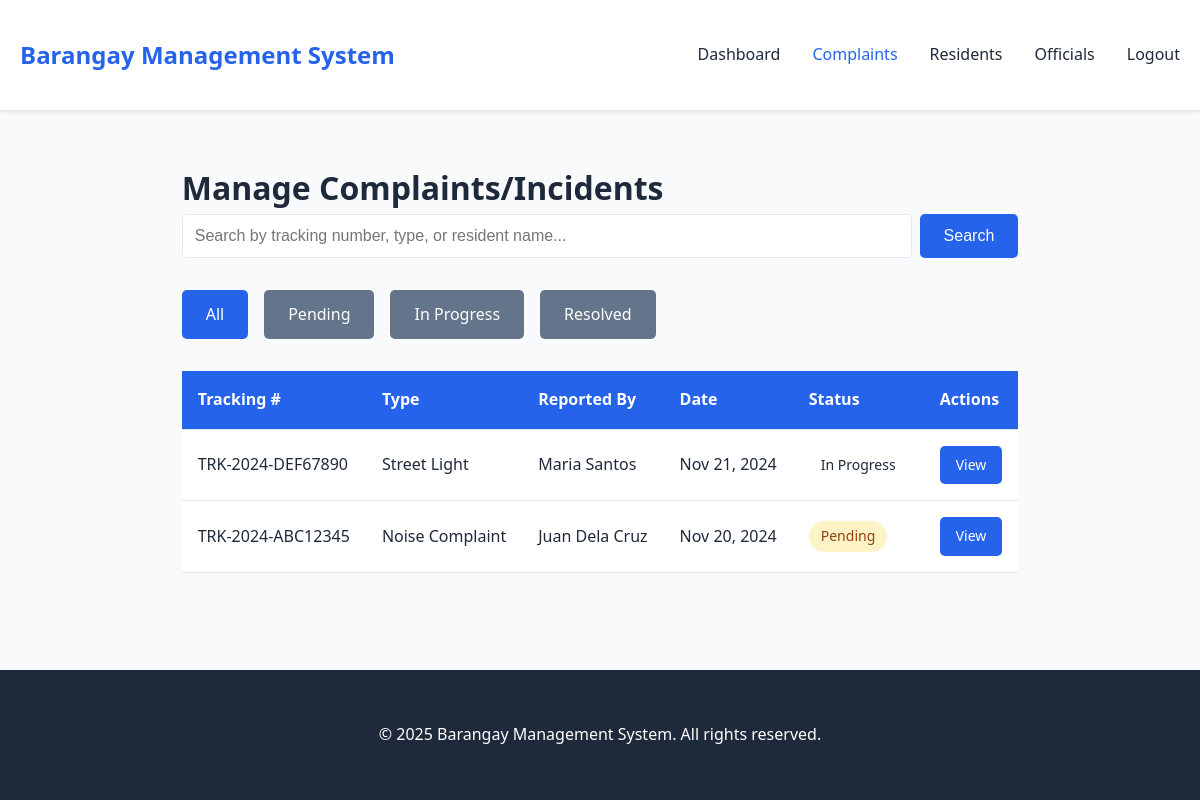
The page /admin/complaints.php (signed in) on the database as committed earlier.
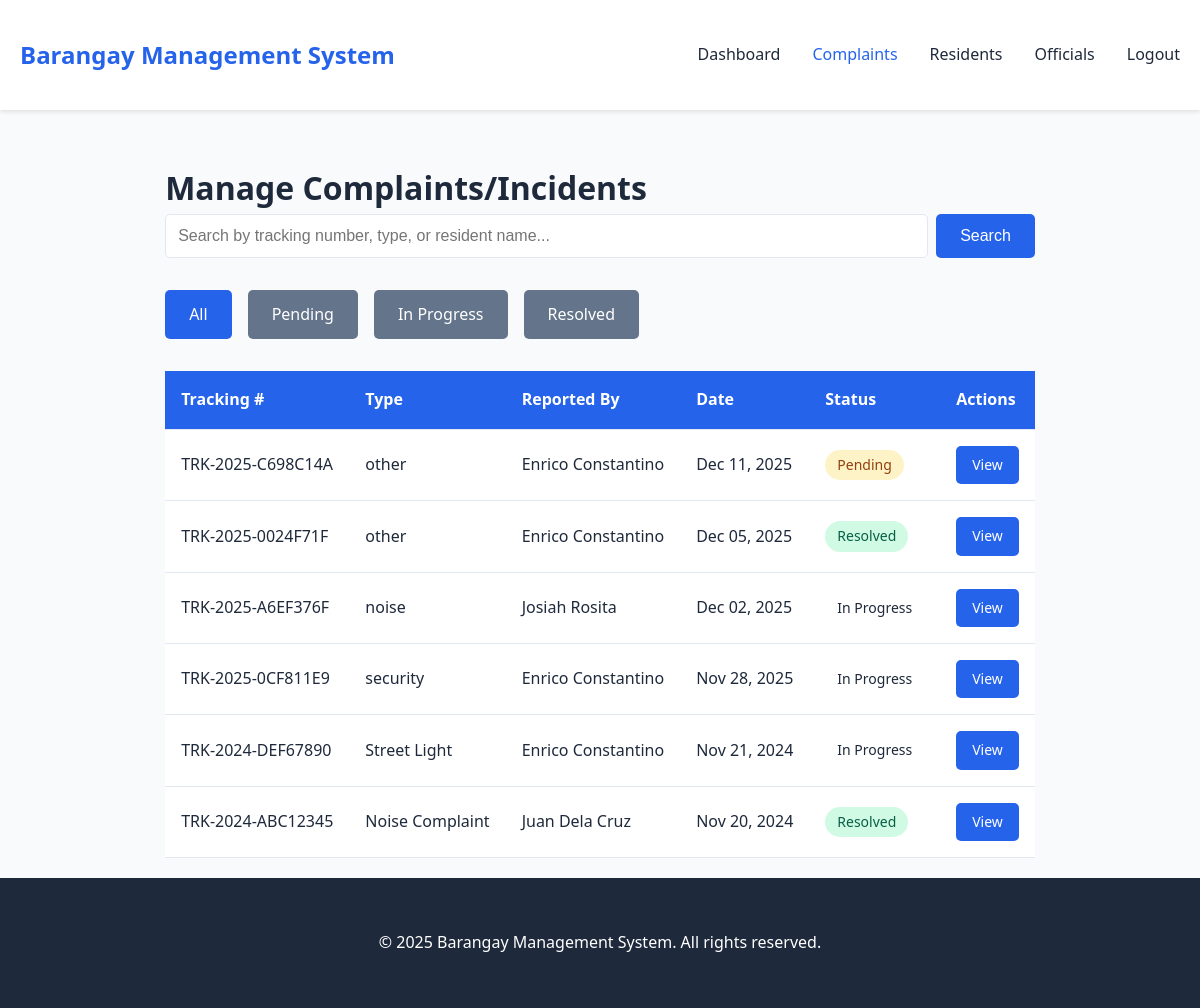
The same page on the database as committed later.
### tables this page shows
CREATE TABLE `Incidents` (
  `IncidentID` int(11) NOT NULL,
  `TrackingNumber` varchar(50) DEFAULT NULL,
  `IncidentType` varchar(50) DEFAULT NULL,
  `Description` text DEFAULT NULL,
  `DateReported` date DEFAULT NULL,
  `ReportedBy` int(11) DEFAULT NULL,
  `HandledBy` int(11) DEFAULT NULL,
  `Status` varchar(20) DEFAULT NULL,
  `AdminResponse` text DEFAULT NULL,
  `UpdatedAt` timestamp NOT NULL DEFAULT current_timestamp() ON UPDATE current_timestamp()
);

### includes/functions.php (called while the page is built, shortened)
<?php
function isLoggedIn() {
    return isset($_SESSION['user_id']);
}
function isAdmin() {
    return isset($_SESSION['role']) && $_SESSION['role'] === 'admin';
}
function getIncidents($status = null) {
    $db = new Database();
    $conn = $db->connect();
    $sql = "SELECT i.*,
            CONCAT(u.FirstName, ' ', u.LastName) as resident_name,
            u.ContactNumber,
            o.FullName as handled_by_name
            FROM Incidents i
            LEFT JOIN Users u ON i.ReportedBy = u.ResidentID
            LEFT JOIN Officials o ON i.HandledBy = o.OfficialID";
    $sql .= " ORDER BY i.DateReported DESC, i.IncidentID DESC";
    $stmt = $conn->prepare($sql);
    $stmt->execute();
    return $stmt->get_result();
}
?>

### public/admin/complaints.php (the view, shortened to what this page needs)
<?php
require_once '../../includes/functions.php';
$filter_status = isset($_GET['status']) ? $_GET['status'] : null;
$search = isset($_GET['search']) ? sanitizeInput($_GET['search']) : '';
if ($search) {
    $db = new Database();
    $conn = $db->connect();
    $sql = "SELECT i.*, CONCAT(u.FirstName, ' ', u.LastName) as resident_name, u.ContactNumber, u.Address
            FROM Incidents i
            LEFT JOIN Users u ON i.ReportedBy = u.ResidentID
            WHERE (i.TrackingNumber LIKE ? OR i.IncidentType LIKE ? OR CONCAT(u.FirstName, ' ', u.LastName) LIKE ?)";
    if ($filter_status) {
        $sql .= " AND i.Status = ?";
    }
    $sql .= " ORDER BY i.DateReported DESC";
    $stmt = $conn->prepare($sql);
    $searchParam = "%{$search}%";
    if ($filter_status) {
        $stmt->bind_param("ssss", $searchParam, $searchParam, $searchParam, $filter_status);
    } else {
        $stmt->bind_param("sss", $searchParam, $searchParam, $searchParam);
    }
    $stmt->execute();
    $incidents = $stmt->get_result();
} else {
    $incidents = getIncidents($filter_status);
}
include '../../templates/header.php';
include '../../templates/navbar.php';
?>
<div class="container">
    <h1>Manage Complaints/Incidents</h1>
    <div class="search-bar">
        <form method="GET" action="">
            <input type="text" name="search" placeholder="Search by tracking number, type, or resident name..." value="<?php echo htmlspecialchars($search); ?>">
            <button type="submit" class="btn btn-primary">Search</button>
        </form>
    </div>
    <div class="filter-bar">
        <a href="complaints.php<?php echo $search ? '?search=' . urlencode($search) : ''; ?>" class="btn btn-secondary <?php echo !$filter_status ? 'active' : ''; ?>">All</a>
        <a href="?status=Pending<?php echo $search ? '&search=' . urlencode($search) : ''; ?>" class="btn btn-secondary <?php echo $filter_status === 'Pending' ? 'active' : ''; ?>">Pending</a>
        <a href="?status=In Progress<?php echo $search ? '&search=' . urlencode($search) : ''; ?>" class="btn btn-secondary <?php echo $filter_status === 'In Progress' ? 'active' : ''; ?>">In Progress</a>
        <a href="?status=Resolved<?php echo $search ? '&search=' . urlencode($search) : ''; ?>" class="btn btn-secondary <?php echo $filter_status === 'Resolved' ? 'active' : ''; ?>">Resolved</a>
    </div>
    <?php if ($incidents->num_rows > 0): ?>
        <table>
            <thead>
                <tr>
                    <th>Tracking #</th>
                    <th>Type</th>
                    <th>Reported By</th>
                    <th>Date</th>
                    <th>Status</th>
                    <th>Actions</th>
                </tr>
            </thead>
            <tbody>
                <?php while ($incident = $incidents->fetch_assoc()): ?>
                    <tr>
                        <td><?php echo $incident['TrackingNumber']; ?></td>
                        <td><?php echo $incident['IncidentType']; ?></td>
                        <td><?php echo $incident['resident_name']; ?></td>
                        <td><?php echo date('M d, Y', strtotime($incident['DateReported'])); ?></td>
                        <td><span class="badge badge-<?php echo strtolower(str_replace(' ', '-', $incident['Status'])); ?>"><?php echo $incident['Status']; ?></span></td>
                        <td>
                            <a href="view-complaint.php?id=<?php echo $incident['IncidentID']; ?>" class="btn btn-sm btn-primary">View</a>
                        </td>
                    </tr>
                <?php endwhile; ?>
            </tbody>
        </table>
    <?php else: ?>
        <p>No complaints found.</p>
    <?php endif; ?>
</div>
<?php include '../../templates/footer.php'; ?>

### templates/header.php (shortened to what this page needs)
<!DOCTYPE html>
<html lang="en">
<head>
    <link rel="stylesheet" href="<?php echo SITE_URL; ?>/css/style.css">
</head>
<body>

### templates/navbar.php (shortened to what this page needs)
<nav class="navbar">
    <div class="container">
        <div class="nav-brand">
            <a href="<?php echo SITE_URL; ?>/public/index.php"><?php echo SITE_NAME; ?></a>
        </div>
        <ul class="nav-menu">
            <?php
            $current_page = basename($_SERVER['PHP_SELF']);
            ?>
            <?php if (isLoggedIn()): ?>
                <?php if (isAdmin()): ?>
                    <li><a href="<?php echo SITE_URL; ?>/public/admin/dashboard.php" class="<?php echo ($current_page == 'dashboard.php') ? 'active' : ''; ?>">Dashboard</a></li>
                    <li><a href="<?php echo SITE_URL; ?>/public/admin/complaints.php" class="<?php echo ($current_page == 'complaints.php' || $current_page == 'view-complaint.php') ? 'active' : ''; ?>">Complaints</a></li>
                    <li><a href="<?php echo SITE_URL; ?>/public/admin/residents.php" class="<?php echo ($current_page == 'residents.php') ? 'active' : ''; ?>">Residents</a></li>
                    <li><a href="<?php echo SITE_URL; ?>/public/admin/officials.php" class="<?php echo ($current_page == 'officials.php') ? 'active' : ''; ?>">Officials</a></li>
                    <li><a href="<?php echo SITE_URL; ?>/includes/auth.php?logout=1">Logout</a></li>
                <?php endif; ?>
            <?php else: ?>
                <li><a href="<?php echo SITE_URL; ?>/public/index.php" class="<?php echo ($current_page == 'index.php') ? 'active' : ''; ?>">Home</a></li>
                <li><a href="<?php echo SITE_URL; ?>/public/login.php" class="<?php echo ($current_page == 'login.php') ? 'active' : ''; ?>">Login</a></li>
            <?php endif; ?>
        </ul>
    </div>
</nav>

### templates/footer.php (shortened to what this page needs)
    <footer>
        <div class="container">
            <p>&copy; <?php echo date('Y'); ?> <?php echo SITE_NAME; ?>. All rights reserved.</p>
        </div>
    </footer>
</body>
</html>

### css/style.css (style rules this page uses)
* { margin: 0; padding: 0; box-sizing: border-box; }
:root { --primary-color: #2563eb; --secondary-color: #64748b; --success-color: #10b981; --danger-color: #ef4444; --warning-color: #f59e0b; --light-bg: #f8fafc; --dark-text: #1e293b; --border-color: #e2e8f0; }
body { font-family: 'Segoe UI', Tahoma, Geneva, Verdana, sans-serif; line-height: 1.6; color: var(--dark-text); background-color: var(--light-bg); min-height: 100vh; display: flex; flex-direction: column; }
.container { max-width: 1200px; margin: 0 auto; padding: 20px; }
.navbar { background: white; box-shadow: 0 2px 4px rgba(0,0,0,0.1); padding: 1rem 0; margin-bottom: 2rem; }
.navbar .container { display: flex; justify-content: space-between; align-items: center; }
.nav-brand a { font-size: 1.5rem; font-weight: bold; color: var(--primary-color); text-decoration: none; }
.nav-menu { display: flex; list-style: none; gap: 2rem; }
.nav-menu a { color: var(--dark-text); text-decoration: none; transition: color 0.3s; }
.nav-menu a.active { color: var(--primary-color); }
.btn { display: inline-block; padding: 0.75rem 1.5rem; border-radius: 5px; text-decoration: none; border: none; cursor: pointer; font-size: 1rem; transition: all 0.3s; }
.btn-primary { background: var(--primary-color); color: white; }
.btn-secondary { background: var(--secondary-color); color: white; }
.btn-sm { padding: 0.5rem 1rem; font-size: 0.875rem; }
.btn.active { background: var(--primary-color); color: white; }
table { width: 100%; border-collapse: collapse; background: white; }
table thead { background: var(--primary-color); color: white; }
table th, table td { padding: 1rem; text-align: left; border-bottom: 1px solid var(--border-color); }
.badge { display: inline-block; padding: 0.25rem 0.75rem; border-radius: 20px; font-size: 0.875rem; font-weight: 500; }
.badge-pending { background: #fef3c7; color: #92400e; }
.badge-resolved { background: #d1fae5; color: #065f46; }
.filter-bar { display: flex; gap: 1rem; margin-bottom: 2rem; min-height: 45px; align-items: center; }
.filter-bar .btn { flex-shrink: 0; }
.search-bar { margin-bottom: 2rem; }
.search-bar form { display: flex; gap: 0.5rem; }
.search-bar input { flex: 1; padding: 0.75rem; border: 1px solid var(--border-color); border-radius: 5px; font-size: 1rem; }
footer { background: var(--dark-text); color: white; text-align: center; padding: 2rem 0; margin-top: auto; width: 100%; box-sizing: border-box; }

Rows that differ between the two databases and show on the page:
added incidents: TrackingNumber "TRK-2025-C698C14A", IncidentType "other", resident_name "Enrico Constantino", DateReported "Dec 11, 2025", Status "Pending"
added incidents: TrackingNumber "TRK-2025-0024F71F", IncidentType "other", resident_name "Enrico Constantino", DateReported "Dec 05, 2025", Status "Resolved"
added incidents: TrackingNumber "TRK-2025-A6EF376F", IncidentType "noise", resident_name "Josiah Rosita", DateReported "Dec 02, 2025", Status "In Progress"
added incidents: TrackingNumber "TRK-2025-0CF811E9", IncidentType "security", resident_name "Enrico Constantino", DateReported "Nov 28, 2025", Status "In Progress"
changed incidents "TRK-2024-DEF67890": resident_name "Maria Santos" → "Enrico Constantino"
changed incidents "TRK-2024-ABC12345": Status "Pending" → "Resolved"
